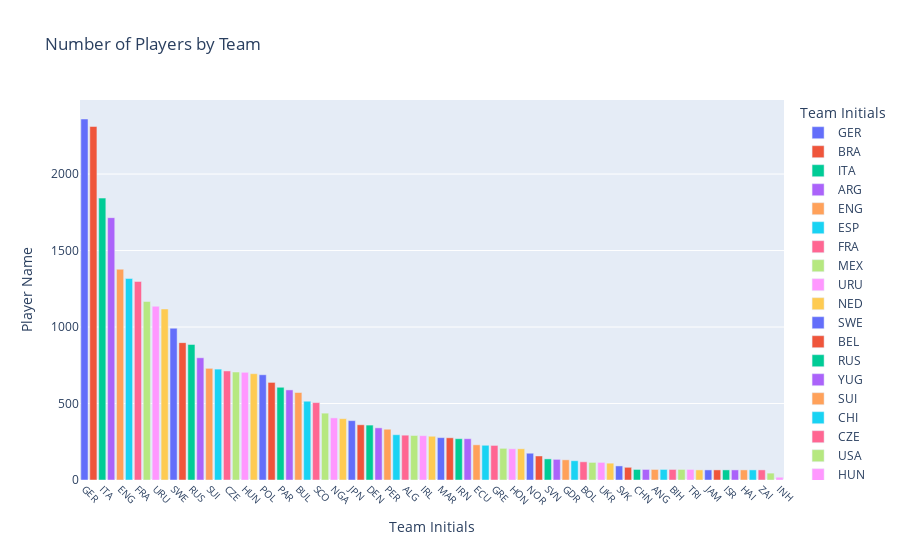

The cell this chart's notebook holds for it:
### Code cell
team_counts = df_players.groupby('Team Initials')['Player Name'].count().reset_index()

# Sorting teams from largest to lowest
team_counts = team_counts.sort_values('Player Name', ascending=False)

# Creating the bar chart using Plotly Express
fig = px.bar(team_counts, x='Team Initials', y='Player Name', title='Number of Players by Team', color='Team Initials')

# Updating hover template to show 'Number of Players'
fig.update_traces(hovertemplate='Number of Players: %{y}')
fig.update_layout(xaxis=dict(tickangle=45, tickfont=dict(size=10)))
fig.update_layout(bargap=0.2)
# Displaying the interactive chart
fig.show()

### Figure 1 — Plotly figure (JSON) as saved in the notebook; plotly's stock layout.template omitted (floating-point values rounded to 4 significant figures)
{"data": [{"alignmentgroup": "True", "hovertemplate": "Number of Players: %{y}", "legendgroup": "GER", "marker": {"color": "#636efa", "pattern": {"shape": ""}}, "name": "GER", "offsetgroup": "GER", "orientation": "v", "showlegend": true, "textposition": "auto", "type": "bar", "x": ["GER"], "xaxis": "x", "y": [2360], "yaxis": "y"}, {"alignmentgroup": "True", "hovertemplate": "Number of Players: %{y}", "legendgroup": "BRA", "marker": {"color": "#EF553B", "pattern": {"shape": ""}}, "name": "BRA", "offsetgroup": "BRA", "orientation": "v", "showlegend": true, "textposition": "auto", "type": "bar", "x": ["BRA"], "xaxis": "x", "y": [2311], "yaxis": "y"}, {"alignmentgroup": "True", "hovertemplate": "Number of Players: %{y}", "legendgroup": "ITA", "marker": {"color": "#00cc96", "pattern": {"shape": ""}}, "name": "ITA", "offsetgroup": "ITA", "orientation": "v", "showlegend": true, "textposition": "auto", "type": "bar", "x": ["ITA"], "xaxis": "x", "y": [1843], "yaxis": "y"}, {"alignmentgroup": "True", "hovertemplate": "Number of Players: %{y}", "legendgroup": "ARG", "marker": {"color": "#ab63fa", "pattern": {"shape": ""}}, "name": "ARG", "offsetgroup": "ARG", "orientation": "v", "showlegend": true, "textposition": "auto", "type": "bar", "x": ["ARG"], "xaxis": "x", "y": [1715], "yaxis": "y"}, {"alignmentgroup": "True", "hovertemplate": "Number of Players: %{y}", "legendgroup": "ENG", "marker": {"color": "#FFA15A", "pattern": {"shape": ""}}, "name": "ENG", "offsetgroup": "ENG", "orientation": "v", "showlegend": true, "textposition": "auto", "type": "bar", "x": ["ENG"], "xaxis": "x", "y": [1378], "yaxis": "y"}, {"alignmentgroup": "True", "hovertemplate": "Number of Players: %{y}", "legendgroup": "ESP", "marker": {"color": "#19d3f3", "pattern": {"shape": ""}}, "name": "ESP", "offsetgroup": "ESP", "orientation": "v", "showlegend": true, "textposition": "auto", "type": "bar", "x": ["ESP"], "xaxis": "x", "y": [1317], "yaxis": "y"}, {"alignmentgroup": "True", "hovertemplate": "Number of Players: %{y}", "legendgroup": "FRA", "marker": {"color": "#FF6692", "pattern": {"shape": ""}}, "name": "FRA", "offsetgroup": "FRA", "orientation": "v", "showlegend": true, "textposition": "auto", "type": "bar", "x": ["FRA"], "xaxis": "x", "y": [1298], "yaxis": "y"}, {"alignmentgroup": "True", "hovertemplate": "Number of Players: %{y}", "legendgroup": "MEX", "marker": {"color": "#B6E880", "pattern": {"shape": ""}}, "name": "MEX", "offsetgroup": "MEX", "orientation": "v", "showlegend": true, "textposition": "auto", "type": "bar", "x": ["MEX"], "xaxis": "x", "y": [1167], "yaxis": "y"}, {"alignmentgroup": "True", "hovertemplate": "Number of Players: %{y}", "legendgroup": "URU", "marker": {"color": "#FF97FF", "pattern": {"shape": ""}}, "name": "URU", "offsetgroup": "URU", "orientation": "v", "showlegend": true, "textposition": "auto", "type": "bar", "x": ["URU"], "xaxis": "x", "y": [1136], "yaxis": "y"}, {"alignmentgroup": "True", "hovertemplate": "Number of Players: %{y}", "legendgroup": "NED", "marker": {"color": "#FECB52", "pattern": {"shape": ""}}, "name": "NED", "offsetgroup": "NED", "orientation": "v", "showlegend": true, "textposition": "auto", "type": "bar", "x": ["NED"], "xaxis": "x", "y": [1118], "yaxis": "y"}, {"alignmentgroup": "True", "hovertemplate": "Number of Players: %{y}", "legendgroup": "SWE", "marker": {"color": "#636efa", "pattern": {"shape": ""}}, "name": "SWE", "offsetgroup": "SWE", "orientation": "v", "showlegend": true, "textposition": "auto", "type": "bar", "x": ["SWE"], "xaxis": "x", "y": [992], "yaxis": "y"}, {"alignmentgroup": "True", "hovertemplate": "Number of Players: %{y}", "legendgroup": "BEL", "marker": {"color": "#EF553B", "pattern": {"shape": ""}}, "name": "BEL", "offsetgroup": "BEL", "orientation": "v", "showlegend": true, "textposition": "auto", "type": "bar", "x": ["BEL"], "xaxis": "x", "y": [898], "yaxis": "y"}, {"alignmentgroup": "True", "hovertemplate": "Number of Players: %{y}", "legendgroup": "RUS", "marker": {"color": "#00cc96", "pattern": {"shape": ""}}, "name": "RUS", "offsetgroup": "RUS", "orientation": "v", "showlegend": true, "textposition": "auto", "type": "bar", "x": ["RUS"], "xaxis": "x", "y": [886], "yaxis": "y"}, {"alignmentgroup": "True", "hovertemplate": "Number of Players: %{y}", "legendgroup": "YUG", "marker": {"color": "#ab63fa", "pattern": {"shape": ""}}, "name": "YUG", "offsetgroup": "YUG", "orientation": "v", "showlegend": true, "textposition": "auto", "type": "bar", "x": ["YUG"], "xaxis": "x", "y": [799], "yaxis": "y"}, {"alignmentgroup": "True", "hovertemplate": "Number of Players: %{y}", "legendgroup": "SUI", "marker": {"color": "#FFA15A", "pattern": {"shape": ""}}, "name": "SUI", "offsetgroup": "SUI", "orientation": "v", "showlegend": true, "textposition": "auto", "type": "bar", "x": ["SUI"], "xaxis": "x", "y": [730], "yaxis": "y"}, {"alignmentgroup": "True", "hovertemplate": "Number of Players: %{y}", "legendgroup": "CHI", "marker": {"color": "#19d3f3", "pattern": {"shape": ""}}, "name": "CHI", "offsetgroup": "CHI", "orientation": "v", "showlegend": true, "textposition": "auto", "type": "bar", "x": ["CHI"], "xaxis": "x", "y": [725], "yaxis": "y"}, {"alignmentgroup": "True", "hovertemplate": "Number of Players: %{y}", "legendgroup": "CZE", "marker": {"color": "#FF6692", "pattern": {"shape": ""}}, "name": "CZE", "offsetgroup": "CZE", "orientation": "v", "showlegend": true, "textposition": "auto", "type": "bar", "x": ["CZE"], "xaxis": "x", "y": [713], "yaxis": "y"}, {"alignmentgroup": "True", "hovertemplate": "Number of Players: %{y}", "legendgroup": "USA", "marker": {"color": "#B6E880", "pattern": {"shape": ""}}, "name": "USA", "offsetgroup": "USA", "orientation": "v", "showlegend": true, "textposition": "auto", "type": "bar", "x": ["USA"], "xaxis": "x", "y": [706], "yaxis": "y"}, {"alignmentgroup": "True", "hovertemplate": "Number of Players: %{y}", "legendgroup": "HUN", "marker": {"color": "#FF97FF", "pattern": {"shape": ""}}, "name": "HUN", "offsetgroup": "HUN", "orientation": "v", "showlegend": true, "textposition": "auto", "type": "bar", "x": ["HUN"], "xaxis": "x", "y": [704], "yaxis": "y"}, {"alignmentgroup": "True", "hovertemplate": "Number of Players: %{y}", "legendgroup": "KOR", "marker": {"color": "#FECB52", "pattern": {"shape": ""}}, "name": "KOR", "offsetgroup": "KOR", "orientation": "v", "showlegend": true, "textposition": "auto", "type": "bar", "x": ["KOR"], "xaxis": "x", "y": [695], "yaxis": "y"}, {"alignmentgroup": "True", "hovertemplate": "Number of Players: %{y}", "legendgroup": "POL", "marker": {"color": "#636efa", "pattern": {"shape": ""}}, "name": "POL", "offsetgroup": "POL", "orientation": "v", "showlegend": true, "textposition": "auto", "type": "bar", "x": ["POL"], "xaxis": "x", "y": [688], "yaxis": "y"}, {"alignmentgroup": "True", "hovertemplate": "Number of Players: %{y}", "legendgroup": "AUT", "marker": {"color": "#EF553B", "pattern": {"shape": ""}}, "name": "AUT", "offsetgroup": "AUT", "orientation": "v", "showlegend": true, "textposition": "auto", "type": "bar", "x": ["AUT"], "xaxis": "x", "y": [638], "yaxis": "y"}, {"alignmentgroup": "True", "hovertemplate": "Number of Players: %{y}", "legendgroup": "PAR", "marker": {"color": "#00cc96", "pattern": {"shape": ""}}, "name": "PAR", "offsetgroup": "PAR", "orientation": "v", "showlegend": true, "textposition": "auto", "type": "bar", "x": ["PAR"], "xaxis": "x", "y": [606], "yaxis": "y"}, {"alignmentgroup": "True", "hovertemplate": "Number of Players: %{y}", "legendgroup": "POR", "marker": {"color": "#ab63fa", "pattern": {"shape": ""}}, "name": "POR", "offsetgroup": "POR", "orientation": "v", "showlegend": true, "textposition": "auto", "type": "bar", "x": ["POR"], "xaxis": "x", "y": [589], "yaxis": "y"}, {"alignmentgroup": "True", "hovertemplate": "Number of Players: %{y}", "legendgroup": "BUL", "marker": {"color": "#FFA15A", "pattern": {"shape": ""}}, "name": "BUL", "offsetgroup": "BUL", "orientation": "v", "showlegend": true, "textposition": "auto", "type": "bar", "x": ["BUL"], "xaxis": "x", "y": [572], "yaxis": "y"}, {"alignmentgroup": "True", "hovertemplate": "Number of Players: %{y}", "legendgroup": "CMR", "marker": {"color": "#19d3f3", "pattern": {"shape": ""}}, "name": "CMR", "offsetgroup": "CMR", "orientation": "v", "showlegend": true, "textposition": "auto", "type": "bar", "x": ["CMR"], "xaxis": "x", "y": [515], "yaxis": "y"}, {"alignmentgroup": "True", "hovertemplate": "Number of Players: %{y}", "legendgroup": "SCO", "marker": {"color": "#FF6692", "pattern": {"shape": ""}}, "name": "SCO", "offsetgroup": "SCO", "orientation": "v", "showlegend": true, "textposition": "auto", "type": "bar", "x": ["SCO"], "xaxis": "x", "y": [506], "yaxis": "y"}, {"alignmentgroup": "True", "hovertemplate": "Number of Players: %{y}", "legendgroup": "ROU", "marker": {"color": "#B6E880", "pattern": {"shape": ""}}, "name": "ROU", "offsetgroup": "ROU", "orientation": "v", "showlegend": true, "textposition": "auto", "type": "bar", "x": ["ROU"], "xaxis": "x", "y": [437], "yaxis": "y"}, {"alignmentgroup": "True", "hovertemplate": "Number of Players: %{y}", "legendgroup": "NGA", "marker": {"color": "#FF97FF", "pattern": {"shape": ""}}, "name": "NGA", "offsetgroup": "NGA", "orientation": "v", "showlegend": true, "textposition": "auto", "type": "bar", "x": ["NGA"], "xaxis": "x", "y": [406], "yaxis": "y"}, {"alignmentgroup": "True", "hovertemplate": "Number of Players: %{y}", "legendgroup": "COL", "marker": {"color": "#FECB52", "pattern": {"shape": ""}}, "name": "COL", "offsetgroup": "COL", "orientation": "v", "showlegend": true, "textposition": "auto", "type": "bar", "x": ["COL"], "xaxis": "x", "y": [401], "yaxis": "y"}, {"alignmentgroup": "True", "hovertemplate": "Number of Players: %{y}", "legendgroup": "JPN", "marker": {"color": "#636efa", "pattern": {"shape": ""}}, "name": "JPN", "offsetgroup": "JPN", "orientation": "v", "showlegend": true, "textposition": "auto", "type": "bar", "x": ["JPN"], "xaxis": "x", "y": [388], "yaxis": "y"}, {"alignmentgroup": "True", "hovertemplate": "Number of Players: %{y}", "legendgroup": "CRO", "marker": {"color": "#EF553B", "pattern": {"shape": ""}}, "name": "CRO", "offsetgroup": "CRO", "orientation": "v", "showlegend": true, "textposition": "auto", "type": "bar", "x": ["CRO"], "xaxis": "x", "y": [361], "yaxis": "y"}, {"alignmentgroup": "True", "hovertemplate": "Number of Players: %{y}", "legendgroup": "DEN", "marker": {"color": "#00cc96", "pattern": {"shape": ""}}, "name": "DEN", "offsetgroup": "DEN", "orientation": "v", "showlegend": true, "textposition": "auto", "type": "bar", "x": ["DEN"], "xaxis": "x", "y": [359], "yaxis": "y"}, {"alignmentgroup": "True", "hovertemplate": "Number of Players: %{y}", "legendgroup": "CRC", "marker": {"color": "#ab63fa", "pattern": {"shape": ""}}, "name": "CRC", "offsetgroup": "CRC", "orientation": "v", "showlegend": true, "textposition": "auto", "type": "bar", "x": ["CRC"], "xaxis": "x", "y": [341], "yaxis": "y"}, {"alignmentgroup": "True", "hovertemplate": "Number of Players: %{y}", "legendgroup": "PER", "marker": {"color": "#FFA15A", "pattern": {"shape": ""}}, "name": "PER", "offsetgroup": "PER", "orientation": "v", "showlegend": true, "textposition": "auto", "type": "bar", "x": ["PER"], "xaxis": "x", "y": [332], "yaxis": "y"}, {"alignmentgroup": "True", "hovertemplate": "Number of Players: %{y}", "legendgroup": "AUS", "marker": {"color": "#19d3f3", "pattern": {"shape": ""}}, "name": "AUS", "offsetgroup": "AUS", "orientation": "v", "showlegend": true, "textposition": "auto", "type": "bar", "x": ["AUS"], "xaxis": "x", "y": [296], "yaxis": "y"}, {"alignmentgroup": "True", "hovertemplate": "Number of Players: %{y}", "legendgroup": "ALG", "marker": {"color": "#FF6692", "pattern": {"shape": ""}}, "name": "ALG", "offsetgroup": "ALG", "orientation": "v", "showlegend": true, "textposition": "auto", "type": "bar", "x": ["ALG"], "xaxis": "x", "y": [293], "yaxis": "y"}, {"alignmentgroup": "True", "hovertemplate": "Number of Players: %{y}", "legendgroup": "KSA", "marker": {"color": "#B6E880", "pattern": {"shape": ""}}, "name": "KSA", "offsetgroup": "KSA", "orientation": "v", "showlegend": true, "textposition": "auto", "type": "bar", "x": ["KSA"], "xaxis": "x", "y": [291], "yaxis": "y"}, {"alignmentgroup": "True", "hovertemplate": "Number of Players: %{y}", "legendgroup": "IRL", "marker": {"color": "#FF97FF", "pattern": {"shape": ""}}, "name": "IRL", "offsetgroup": "IRL", "orientation": "v", "showlegend": true, "textposition": "auto", "type": "bar", "x": ["IRL"], "xaxis": "x", "y": [290], "yaxis": "y"}, {"alignmentgroup": "True", "hovertemplate": "Number of Players: %{y}", "legendgroup": "NIR", "marker": {"color": "#FECB52", "pattern": {"shape": ""}}, "name": "NIR", "offsetgroup": "NIR", "orientation": "v", "showlegend": true, "textposition": "auto", "type": "bar", "x": ["NIR"], "xaxis": "x", "y": [286], "yaxis": "y"}, {"alignmentgroup": "True", "hovertemplate": "Number of Players: %{y}", "legendgroup": "MAR", "marker": {"color": "#636efa", "pattern": {"shape": ""}}, "name": "MAR", "offsetgroup": "MAR", "orientation": "v", "showlegend": true, "textposition": "auto", "type": "bar", "x": ["MAR"], "xaxis": "x", "y": [277], "yaxis": "y"}, {"alignmentgroup": "True", "hovertemplate": "Number of Players: %{y}", "legendgroup": "GHA", "marker": {"color": "#EF553B", "pattern": {"shape": ""}}, "name": "GHA", "offsetgroup": "GHA", "orientation": "v", "showlegend": true, "textposition": "auto", "type": "bar", "x": ["GHA"], "xaxis": "x", "y": [276], "yaxis": "y"}, {"alignmentgroup": "True", "hovertemplate": "Number of Players: %{y}", "legendgroup": "IRN", "marker": {"color": "#00cc96", "pattern": {"shape": ""}}, "name": "IRN", "offsetgroup": "IRN", "orientation": "v", "showlegend": true, "textposition": "auto", "type": "bar", "x": ["IRN"], "xaxis": "x", "y": [270], "yaxis": "y"}, {"alignmentgroup": "True", "hovertemplate": "Number of Players: %{y}", "legendgroup": "TUN", "marker": {"color": "#ab63fa", "pattern": {"shape": ""}}, "name": "TUN", "offsetgroup": "TUN", "orientation": "v", "showlegend": true, "textposition": "auto", "type": "bar", "x": ["TUN"], "xaxis": "x", "y": [270], "yaxis": "y"}, {"alignmentgroup": "True", "hovertemplate": "Number of Players: %{y}", "legendgroup": "ECU", "marker": {"color": "#FFA15A", "pattern": {"shape": ""}}, "name": "ECU", "offsetgroup": "ECU", "orientation": "v", "showlegend": true, "textposition": "auto", "type": "bar", "x": ["ECU"], "xaxis": "x", "y": [230], "yaxis": "y"}, {"alignmentgroup": "True", "hovertemplate": "Number of Players: %{y}", "legendgroup": "TUR", "marker": {"color": "#19d3f3", "pattern": {"shape": ""}}, "name": "TUR", "offsetgroup": "TUR", "orientation": "v", "showlegend": true, "textposition": "auto", "type": "bar", "x": ["TUR"], "xaxis": "x", "y": [227], "yaxis": "y"}, {"alignmentgroup": "True", "hovertemplate": "Number of Players: %{y}", "legendgroup": "GRE", "marker": {"color": "#FF6692", "pattern": {"shape": ""}}, "name": "GRE", "offsetgroup": "GRE", "orientation": "v", "showlegend": true, "textposition": "auto", "type": "bar", "x": ["GRE"], "xaxis": "x", "y": [226], "yaxis": "y"}, {"alignmentgroup": "True", "hovertemplate": "Number of Players: %{y}", "legendgroup": "CIV", "marker": {"color": "#B6E880", "pattern": {"shape": ""}}, "name": "CIV", "offsetgroup": "CIV", "orientation": "v", "showlegend": true, "textposition": "auto", "type": "bar", "x": ["CIV"], "xaxis": "x", "y": [207], "yaxis": "y"}, {"alignmentgroup": "True", "hovertemplate": "Number of Players: %{y}", "legendgroup": "HON", "marker": {"color": "#FF97FF", "pattern": {"shape": ""}}, "name": "HON", "offsetgroup": "HON", "orientation": "v", "showlegend": true, "textposition": "auto", "type": "bar", "x": ["HON"], "xaxis": "x", "y": [204], "yaxis": "y"}, {"alignmentgroup": "True", "hovertemplate": "Number of Players: %{y}", "legendgroup": "RSA", "marker": {"color": "#FECB52", "pattern": {"shape": ""}}, "name": "RSA", "offsetgroup": "RSA", "orientation": "v", "showlegend": true, "textposition": "auto", "type": "bar", "x": ["RSA"], "xaxis": "x", "y": [204], "yaxis": "y"}, {"alignmentgroup": "True", "hovertemplate": "Number of Players: %{y}", "legendgroup": "NOR", "marker": {"color": "#636efa", "pattern": {"shape": ""}}, "name": "NOR", "offsetgroup": "NOR", "orientation": "v", "showlegend": true, "textposition": "auto", "type": "bar", "x": ["NOR"], "xaxis": "x", "y": [175], "yaxis": "y"}, {"alignmentgroup": "True", "hovertemplate": "Number of Players: %{y}", "legendgroup": "PRK", "marker": {"color": "#EF553B", "pattern": {"shape": ""}}, "name": "PRK", "offsetgroup": "PRK", "orientation": "v", "showlegend": true, "textposition": "auto", "type": "bar", "x": ["PRK"], "xaxis": "x", "y": [157], "yaxis": "y"}, {"alignmentgroup": "True", "hovertemplate": "Number of Players: %{y}", "legendgroup": "SVN", "marker": {"color": "#00cc96", "pattern": {"shape": ""}}, "name": "SVN", "offsetgroup": "SVN", "orientation": "v", "showlegend": true, "textposition": "auto", "type": "bar", "x": ["SVN"], "xaxis": "x", "y": [138], "yaxis": "y"}, {"alignmentgroup": "True", "hovertemplate": "Number of Players: %{y}", "legendgroup": "NZL", "marker": {"color": "#ab63fa", "pattern": {"shape": ""}}, "name": "NZL", "offsetgroup": "NZL", "orientation": "v", "showlegend": true, "textposition": "auto", "type": "bar", "x": ["NZL"], "xaxis": "x", "y": [135], "yaxis": "y"}, {"alignmentgroup": "True", "hovertemplate": "Number of Players: %{y}", "legendgroup": "GDR", "marker": {"color": "#FFA15A", "pattern": {"shape": ""}}, "name": "GDR", "offsetgroup": "GDR", "orientation": "v", "showlegend": true, "textposition": "auto", "type": "bar", "x": ["GDR"], "xaxis": "x", "y": [132], "yaxis": "y"}, {"alignmentgroup": "True", "hovertemplate": "Number of Players: %{y}", "legendgroup": "SLV", "marker": {"color": "#19d3f3", "pattern": {"shape": ""}}, "name": "SLV", "offsetgroup": "SLV", "orientation": "v", "showlegend": true, "textposition": "auto", "type": "bar", "x": ["SLV"], "xaxis": "x", "y": [126], "yaxis": "y"}, {"alignmentgroup": "True", "hovertemplate": "Number of Players: %{y}", "legendgroup": "BOL", "marker": {"color": "#FF6692", "pattern": {"shape": ""}}, "name": "BOL", "offsetgroup": "BOL", "orientation": "v", "showlegend": true, "textposition": "auto", "type": "bar", "x": ["BOL"], "xaxis": "x", "y": [119], "yaxis": "y"}, {"alignmentgroup": "True", "hovertemplate": "Number of Players: %{y}", "legendgroup": "SEN", "marker": {"color": "#B6E880", "pattern": {"shape": ""}}, "name": "SEN", "offsetgroup": "SEN", "orientation": "v", "showlegend": true, "textposition": "auto", "type": "bar", "x": ["SEN"], "xaxis": "x", "y": [115], "yaxis": "y"}, {"alignmentgroup": "True", "hovertemplate": "Number of Players: %{y}", "legendgroup": "UKR", "marker": {"color": "#FF97FF", "pattern": {"shape": ""}}, "name": "UKR", "offsetgroup": "UKR", "orientation": "v", "showlegend": true, "textposition": "auto", "type": "bar", "x": ["UKR"], "xaxis": "x", "y": [115], "yaxis": "y"}, {"alignmentgroup": "True", "hovertemplate": "Number of Players: %{y}", "legendgroup": "WAL", "marker": {"color": "#FECB52", "pattern": {"shape": ""}}, "name": "WAL", "offsetgroup": "WAL", "orientation": "v", "showlegend": true, "textposition": "auto", "type": "bar", "x": ["WAL"], "xaxis": "x", "y": [110], "yaxis": "y"}, {"alignmentgroup": "True", "hovertemplate": "Number of Players: %{y}", "legendgroup": "SVK", "marker": {"color": "#636efa", "pattern": {"shape": ""}}, "name": "SVK", "offsetgroup": "SVK", "orientation": "v", "showlegend": true, "textposition": "auto", "type": "bar", "x": ["SVK"], "xaxis": "x", "y": [92], "yaxis": "y"}, {"alignmentgroup": "True", "hovertemplate": "Number of Players: %{y}", "legendgroup": "EGY", "marker": {"color": "#EF553B", "pattern": {"shape": ""}}, "name": "EGY", "offsetgroup": "EGY", "orientation": "v", "showlegend": true, "textposition": "auto", "type": "bar", "x": ["EGY"], "xaxis": "x", "y": [83], "yaxis": "y"}, {"alignmentgroup": "True", "hovertemplate": "Number of Players: %{y}", "legendgroup": "CHN", "marker": {"color": "#00cc96", "pattern": {"shape": ""}}, "name": "CHN", "offsetgroup": "CHN", "orientation": "v", "showlegend": true, "textposition": "auto", "type": "bar", "x": ["CHN"], "xaxis": "x", "y": [69], "yaxis": "y"}, {"alignmentgroup": "True", "hovertemplate": "Number of Players: %{y}", "legendgroup": "SCG", "marker": {"color": "#ab63fa", "pattern": {"shape": ""}}, "name": "SCG", "offsetgroup": "SCG", "orientation": "v", "showlegend": true, "textposition": "auto", "type": "bar", "x": ["SCG"], "xaxis": "x", "y": [69], "yaxis": "y"}, {"alignmentgroup": "True", "hovertemplate": "Number of Players: %{y}", "legendgroup": "ANG", "marker": {"color": "#FFA15A", "pattern": {"shape": ""}}, "name": "ANG", "offsetgroup": "ANG", "orientation": "v", "showlegend": true, "textposition": "auto", "type": "bar", "x": ["ANG"], "xaxis": "x", "y": [69], "yaxis": "y"}, {"alignmentgroup": "True", "hovertemplate": "Number of Players: %{y}", "legendgroup": "SRB", "marker": {"color": "#19d3f3", "pattern": {"shape": ""}}, "name": "SRB", "offsetgroup": "SRB", "orientation": "v", "showlegend": true, "textposition": "auto", "type": "bar", "x": ["SRB"], "xaxis": "x", "y": [69], "yaxis": "y"}, {"alignmentgroup": "True", "hovertemplate": "Number of Players: %{y}", "legendgroup": "BIH", "marker": {"color": "#FF6692", "pattern": {"shape": ""}}, "name": "BIH", "offsetgroup": "BIH", "orientation": "v", "showlegend": true, "textposition": "auto", "type": "bar", "x": ["BIH"], "xaxis": "x", "y": [69], "yaxis": "y"}, {"alignmentgroup": "True", "hovertemplate": "Number of Players: %{y}", "legendgroup": "TOG", "marker": {"color": "#B6E880", "pattern": {"shape": ""}}, "name": "TOG", "offsetgroup": "TOG", "orientation": "v", "showlegend": true, "textposition": "auto", "type": "bar", "x": ["TOG"], "xaxis": "x", "y": [69], "yaxis": "y"}, {"alignmentgroup": "True", "hovertemplate": "Number of Players: %{y}", "legendgroup": "TRI", "marker": {"color": "#FF97FF", "pattern": {"shape": ""}}, "name": "TRI", "offsetgroup": "TRI", "orientation": "v", "showlegend": true, "textposition": "auto", "type": "bar", "x": ["TRI"], "xaxis": "x", "y": [69], "yaxis": "y"}, {"alignmentgroup": "True", "hovertemplate": "Number of Players: %{y}", "legendgroup": "UAE", "marker": {"color": "#FECB52", "pattern": {"shape": ""}}, "name": "UAE", "offsetgroup": "UAE", "orientation": "v", "showlegend": true, "textposition": "auto", "type": "bar", "x": ["UAE"], "xaxis": "x", "y": [66], "yaxis": "y"}, {"alignmentgroup": "True", "hovertemplate": "Number of Players: %{y}", "legendgroup": "JAM", "marker": {"color": "#636efa", "pattern": {"shape": ""}}, "name": "JAM", "offsetgroup": "JAM", "orientation": "v", "showlegend": true, "textposition": "auto", "type": "bar", "x": ["JAM"], "xaxis": "x", "y": [66], "yaxis": "y"}, {"alignmentgroup": "True", "hovertemplate": "Number of Players: %{y}", "legendgroup": "KUW", "marker": {"color": "#EF553B", "pattern": {"shape": ""}}, "name": "KUW", "offsetgroup": "KUW", "orientation": "v", "showlegend": true, "textposition": "auto", "type": "bar", "x": ["KUW"], "xaxis": "x", "y": [66], "yaxis": "y"}, {"alignmentgroup": "True", "hovertemplate": "Number of Players: %{y}", "legendgroup": "ISR", "marker": {"color": "#00cc96", "pattern": {"shape": ""}}, "name": "ISR", "offsetgroup": "ISR", "orientation": "v", "showlegend": true, "textposition": "auto", "type": "bar", "x": ["ISR"], "xaxis": "x", "y": [66], "yaxis": "y"}, {"alignmentgroup": "True", "hovertemplate": "Number of Players: %{y}", "legendgroup": "IRQ", "marker": {"color": "#ab63fa", "pattern": {"shape": ""}}, "name": "IRQ", "offsetgroup": "IRQ", "orientation": "v", "showlegend": true, "textposition": "auto", "type": "bar", "x": ["IRQ"], "xaxis": "x", "y": [66], "yaxis": "y"}, {"alignmentgroup": "True", "hovertemplate": "Number of Players: %{y}", "legendgroup": "HAI", "marker": {"color": "#FFA15A", "pattern": {"shape": ""}}, "name": "HAI", "offsetgroup": "HAI", "orientation": "v", "showlegend": true, "textposition": "auto", "type": "bar", "x": ["HAI"], "xaxis": "x", "y": [66], "yaxis": "y"}, {"alignmentgroup": "True", "hovertemplate": "Number of Players: %{y}", "legendgroup": "CAN", "marker": {"color": "#19d3f3", "pattern": {"shape": ""}}, "name": "CAN", "offsetgroup": "CAN", "orientation": "v", "showlegend": true, "textposition": "auto", "type": "bar", "x": ["CAN"], "xaxis": "x", "y": [66], "yaxis": "y"}, {"alignmentgroup": "True", "hovertemplate": "Number of Players: %{y}", "legendgroup": "ZAI", "marker": {"color": "#FF6692", "pattern": {"shape": ""}}, "name": "ZAI", "offsetgroup": "ZAI", "orientation": "v", "showlegend": true, "textposition": "auto", "type": "bar", "x": ["ZAI"], "xaxis": "x", "y": [66], "yaxis": "y"}, {"alignmentgroup": "True", "hovertemplate": "Number of Players: %{y}", "legendgroup": "CUB", "marker": {"color": "#B6E880", "pattern": {"shape": ""}}, "name": "CUB", "offsetgroup": "CUB", "orientation": "v", "showlegend": true, "textposition": "auto", "type": "bar", "x": ["CUB"], "xaxis": "x", "y": [45], "yaxis": "y"}, {"alignmentgroup": "True", "hovertemplate": "Number of Players: %{y}", "legendgroup": "INH", "marker": {"color": "#FF97FF", "pattern": {"shape": ""}}, "name": "INH", "offsetgroup": "INH", "orientation": "v", "showlegend": true, "textposition": "auto", "type": "bar", "x": ["INH"], "xaxis": "x", "y": [18], "yaxis": "y"}], "layout": {"bargap": 0.2, "barmode": "relative", "legend": {"title": {"text": "Team Initials"}, "tracegroupgap": 0}, "title": {"text": "Number of Players by Team"}, "xaxis": {"anchor": "y", "categoryarray": ["GER", "BRA", "ITA", "ARG", "ENG", "ESP", "FRA", "MEX", "URU", "NED", "SWE", "BEL", "RUS", "YUG", "SUI", "CHI", "CZE", "USA", "HUN", "KOR", "POL", "AUT", "PAR", "POR", "BUL", "CMR", "SCO", "ROU", "NGA", "COL", "JPN", "CRO", "DEN", "CRC", "PER", "AUS", "ALG", "KSA", "IRL", "NIR", "MAR", "GHA", "IRN", "TUN", "ECU", "TUR", "GRE", "CIV", "HON", "RSA", "NOR", "PRK", "SVN", "NZL", "GDR", "SLV", "BOL", "SEN", "UKR", "WAL", "SVK", "EGY", "CHN", "SCG", "ANG", "SRB", "BIH", "TOG", "TRI", "UAE", "JAM", "KUW", "ISR", "IRQ", "HAI", "CAN", "ZAI", "CUB", "INH"], "categoryorder": "array", "domain": [0, 1], "tickangle": 45, "tickfont": {"size": 10}, "title": {"text": "Team Initials"}}, "yaxis": {"anchor": "x", "domain": [0, 1], "title": {"text": "Player Name"}}}}
